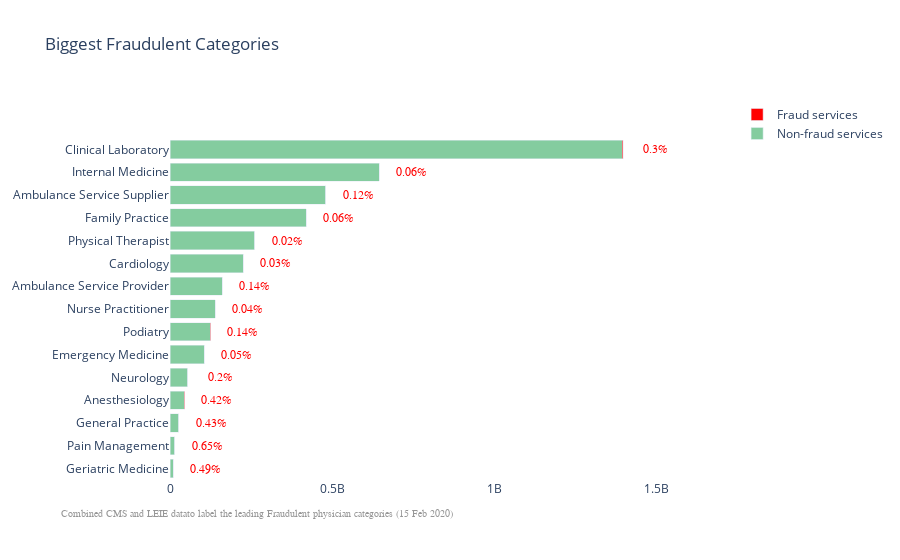

Notebook cell for this chart:
### Code cell
fig = go.Figure()

#dict for layout
col_layout_dict = {'non_fraud_services_count': ['Non-fraud services','rgba(50, 171, 96, 0.6)'],
                 'fraud_services_count': ['Fraud services','rgb(255, 0, 0)']}

for col in ['non_fraud_services_count','fraud_services_count']:
    fig.add_trace(go.Bar(
        y=type_df['provider_type'],
        x=type_df[col],
        name=col_layout_dict[col][0],
        marker=dict(
            color=col_layout_dict[col][1],
        ),
        orientation='h',
    ))

fig.update_layout(
    barmode = 'stack',
    title = 'Biggest Fraudulent Categories',
    paper_bgcolor='white',
    plot_bgcolor='white',
    yaxis=dict(
        showgrid=False,
        showline=False,
        showticklabels=True,
        domain=[0, 0.90],
    ),
    xaxis=dict(
        zeroline=False,
        showline=False,
        showticklabels=True,
        showgrid=True,
        domain=[0, 0.90],
    ),
)

#annotate with %
annotations = []
x   = type_df['fraud_services_count']+type_df['non_fraud_services_count']+100000000
y_p = np.round(type_df['fraud_services_pct'].tolist(), decimals=2)

for y_p, x, y in zip(y_p,x,type_df['provider_type']):
    annotations.append(dict(xref='x1', yref='y1',
                            y=y, x=x,
                            text=str(y_p) + '%',
                            font=dict(family='Arial', size=12,
                                      color='rgb(255, 0, 0)'),
                            showarrow=False))

annotations.append(dict(xref='paper', yref='paper',
                        x=-0.2, y=-0.109,
                        text='Combined CMS and LEIE data' +
                             'to label the leading Fraudulent physician categories (15 Feb 2020)',
                        font=dict(family='Arial', size=10, color='rgb(150,150,150)'),
                        showarrow=False))

fig.update_layout(annotations=annotations)

fig.show()

### Figure 1 — Plotly figure (JSON) as saved in the notebook; plotly's stock layout.template omitted (floating-point values rounded to 4 significant figures)
{"data": [{"marker": {"color": "rgba(50, 171, 96, 0.6)"}, "name": "Non-fraud services", "orientation": "h", "type": "bar", "x": [10690000.0, 14790000.0, 26350000.0, 44620000.0, 54510000.0, 105700000.0, 124700000.0, 139300000.0, 160300000.0, 225600000.0, 261100000.0, 419500000.0, 480000000.0, 645400000.0, 1394000000.0], "y": ["Geriatric Medicine", "Pain Management", "General Practice", "Anesthesiology", "Neurology", "Emergency Medicine", "Podiatry", "Nurse Practitioner", "Ambulance Service Provider", "Cardiology", "Physical Therapist", "Family Practice", "Ambulance Service Supplier", "Internal Medicine", "Clinical Laboratory"]}, {"marker": {"color": "rgb(255, 0, 0)"}, "name": "Fraud services", "orientation": "h", "type": "bar", "x": [52334, 96178, 114533, 189943, 108023, 50083, 178229, 57772, 229400.0, 76590, 48922, 242709, 592400.0, 361160, 4201005], "y": ["Geriatric Medicine", "Pain Management", "General Practice", "Anesthesiology", "Neurology", "Emergency Medicine", "Podiatry", "Nurse Practitioner", "Ambulance Service Provider", "Cardiology", "Physical Therapist", "Family Practice", "Ambulance Service Supplier", "Internal Medicine", "Clinical Laboratory"]}], "layout": {"annotations": [{"font": {"color": "rgb(255, 0, 0)", "family": "Arial", "size": 12}, "showarrow": false, "text": "0.49%", "x": 110700000.0, "xref": "x", "y": "Geriatric Medicine", "yref": "y"}, {"font": {"color": "rgb(255, 0, 0)", "family": "Arial", "size": 12}, "showarrow": false, "text": "0.65%", "x": 114900000.0, "xref": "x", "y": "Pain Management", "yref": "y"}, {"font": {"color": "rgb(255, 0, 0)", "family": "Arial", "size": 12}, "showarrow": false, "text": "0.43%", "x": 126500000.0, "xref": "x", "y": "General Practice", "yref": "y"}, {"font": {"color": "rgb(255, 0, 0)", "family": "Arial", "size": 12}, "showarrow": false, "text": "0.42%", "x": 144800000.0, "xref": "x", "y": "Anesthesiology", "yref": "y"}, {"font": {"color": "rgb(255, 0, 0)", "family": "Arial", "size": 12}, "showarrow": false, "text": "0.2%", "x": 154600000.0, "xref": "x", "y": "Neurology", "yref": "y"}, {"font": {"color": "rgb(255, 0, 0)", "family": "Arial", "size": 12}, "showarrow": false, "text": "0.05%", "x": 205700000.0, "xref": "x", "y": "Emergency Medicine", "yref": "y"}, {"font": {"color": "rgb(255, 0, 0)", "family": "Arial", "size": 12}, "showarrow": false, "text": "0.14%", "x": 224900000.0, "xref": "x", "y": "Podiatry", "yref": "y"}, {"font": {"color": "rgb(255, 0, 0)", "family": "Arial", "size": 12}, "showarrow": false, "text": "0.04%", "x": 239300000.0, "xref": "x", "y": "Nurse Practitioner", "yref": "y"}, {"font": {"color": "rgb(255, 0, 0)", "family": "Arial", "size": 12}, "showarrow": false, "text": "0.14%", "x": 260600000.0, "xref": "x", "y": "Ambulance Service Provider", "yref": "y"}, {"font": {"color": "rgb(255, 0, 0)", "family": "Arial", "size": 12}, "showarrow": false, "text": "0.03%", "x": 325700000.0, "xref": "x", "y": "Cardiology", "yref": "y"}, {"font": {"color": "rgb(255, 0, 0)", "family": "Arial", "size": 12}, "showarrow": false, "text": "0.02%", "x": 361100000.0, "xref": "x", "y": "Physical Therapist", "yref": "y"}, {"font": {"color": "rgb(255, 0, 0)", "family": "Arial", "size": 12}, "showarrow": false, "text": "0.06%", "x": 519700000.0, "xref": "x", "y": "Family Practice", "yref": "y"}, {"font": {"color": "rgb(255, 0, 0)", "family": "Arial", "size": 12}, "showarrow": false, "text": "0.12%", "x": 580600000.0, "xref": "x", "y": "Ambulance Service Supplier", "yref": "y"}, {"font": {"color": "rgb(255, 0, 0)", "family": "Arial", "size": 12}, "showarrow": false, "text": "0.06%", "x": 745800000.0, "xref": "x", "y": "Internal Medicine", "yref": "y"}, {"font": {"color": "rgb(255, 0, 0)", "family": "Arial", "size": 12}, "showarrow": false, "text": "0.3%", "x": 1498000000.0, "xref": "x", "y": "Clinical Laboratory", "yref": "y"}, {"font": {"color": "rgb(150,150,150)", "family": "Arial", "size": 10}, "showarrow": false, "text": "Combined CMS and LEIE datato label the leading Fraudulent physician categories (15 Feb 2020)", "x": -0.2, "xref": "paper", "y": -0.109, "yref": "paper"}], "barmode": "stack", "paper_bgcolor": "white", "plot_bgcolor": "white", "title": {"text": "Biggest Fraudulent Categories"}, "xaxis": {"domain": [0, 0.9], "showgrid": true, "showline": false, "showticklabels": true, "zeroline": false}, "yaxis": {"domain": [0, 0.9], "showgrid": false, "showline": false, "showticklabels": true}}}
